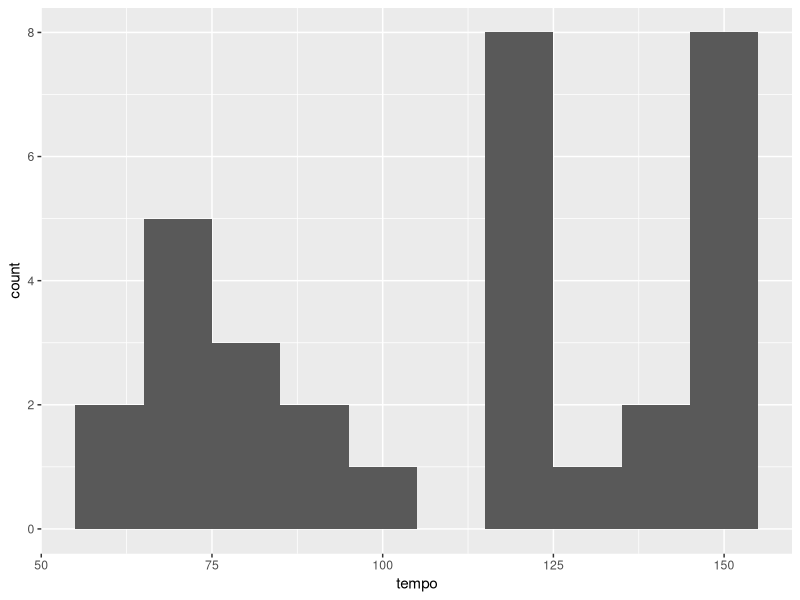
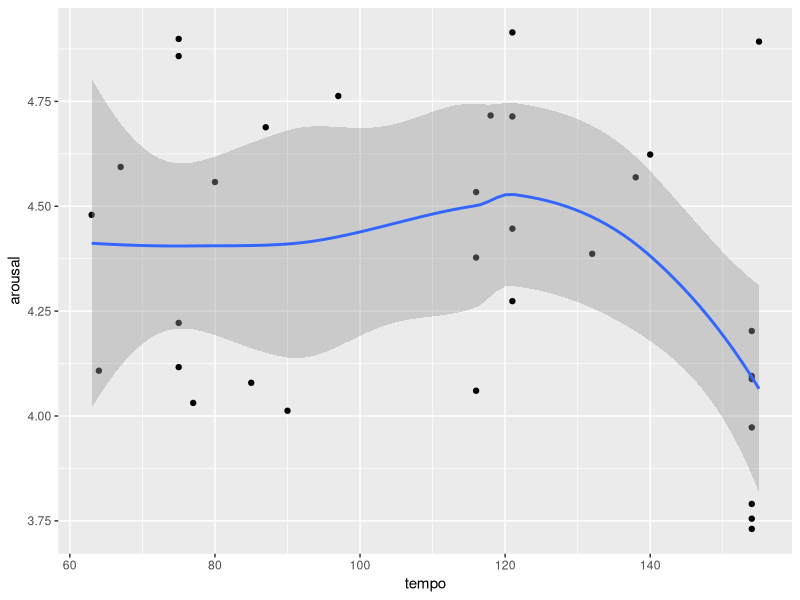
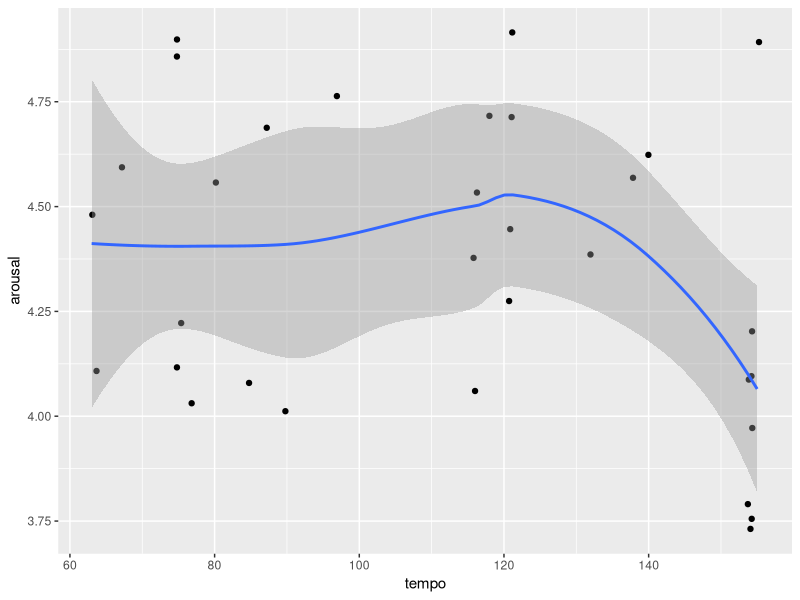
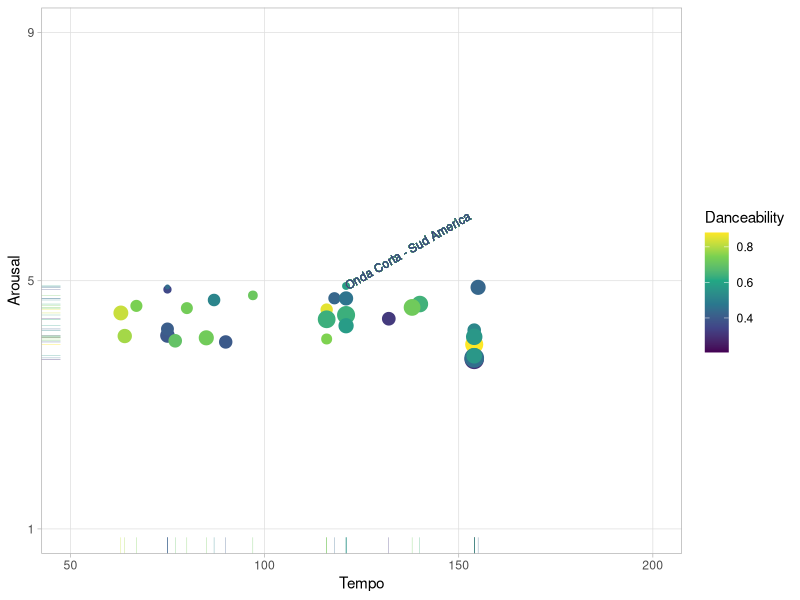

Write the R code that produced these figures, in order.
## ---- chunk 1
knitr::opts_chunk$set(cache = TRUE)
## ---- chunk 2
library(tidyverse)
## ---- chunk 3
aisc2024 <- read_csv("aisc2024.csv")
## ---- chunk 4
aisc2024 |>
  summarise(
    mean_tempo = mean(tempo),
    sd_tempo = sd(tempo),
    median_tempo = median(tempo),
    mad_tampo = mad(tempo)
  )
## ---- chunk 5
aisc2024 |> ggplot(aes(x = tempo)) + geom_histogram(binwidth = 10)
## ---- chunk 6
aisc2024 |> ggplot(aes(x = tempo, y = arousal)) + geom_point() + geom_smooth()
aisc2024 |> ggplot(aes(x = tempo, y = arousal)) + geom_jitter() + geom_smooth()
## ---- chunk 7
aisc2024 |>                   # Start with the data
  ggplot(                     # Set up the plot.
    aes(
      x = tempo,
      y = arousal,
      size = instrumentalness,
      colour = danceability
    )
  ) +
  geom_point() +              # Scatter plot.
  geom_rug(linewidth = 0.1) + # Add 'fringes' to show data distribution.
  geom_text(                  # Add text labels from above.
    x = 121,
    y = 4.91,
    label = "Onda Corta - Sud America",
    size = 3,                 # Override size (not loudness here).
    hjust = "left",           # Align left side of label with the point.
    vjust = "center",         # Align vertical centre of label with the point.
    angle = 30                # Rotate the text label
  ) +
  scale_x_continuous(         # Fine-tune the x axis.
    limits = c(50, 200),
    breaks = c(50, 100, 150, 200), # Specify grid lines
    minor_breaks = NULL       # Remove 'minor' grid lines.
  ) +
  scale_y_continuous(         # Fine-tune the y axis in the same way.
    limits = c(1, 9),
    breaks = c(1, 5, 9),
    minor_breaks = NULL
  ) +
  scale_colour_viridis_c() +  # Use the popular viridis colour palette.
  scale_size_continuous(      # Fine-tune the sizes of each point.
    trans = "exp",            # Use an exp transformation to emphasise loud..
    guide = "none"            # Remove the legend for size.
  ) +
  theme_light() +             # Use a simpler theme.
  labs(                       # Make the titles nice.
    x = "Tempo",
    y = "Arousal",
    colour = "Danceability"
  )
